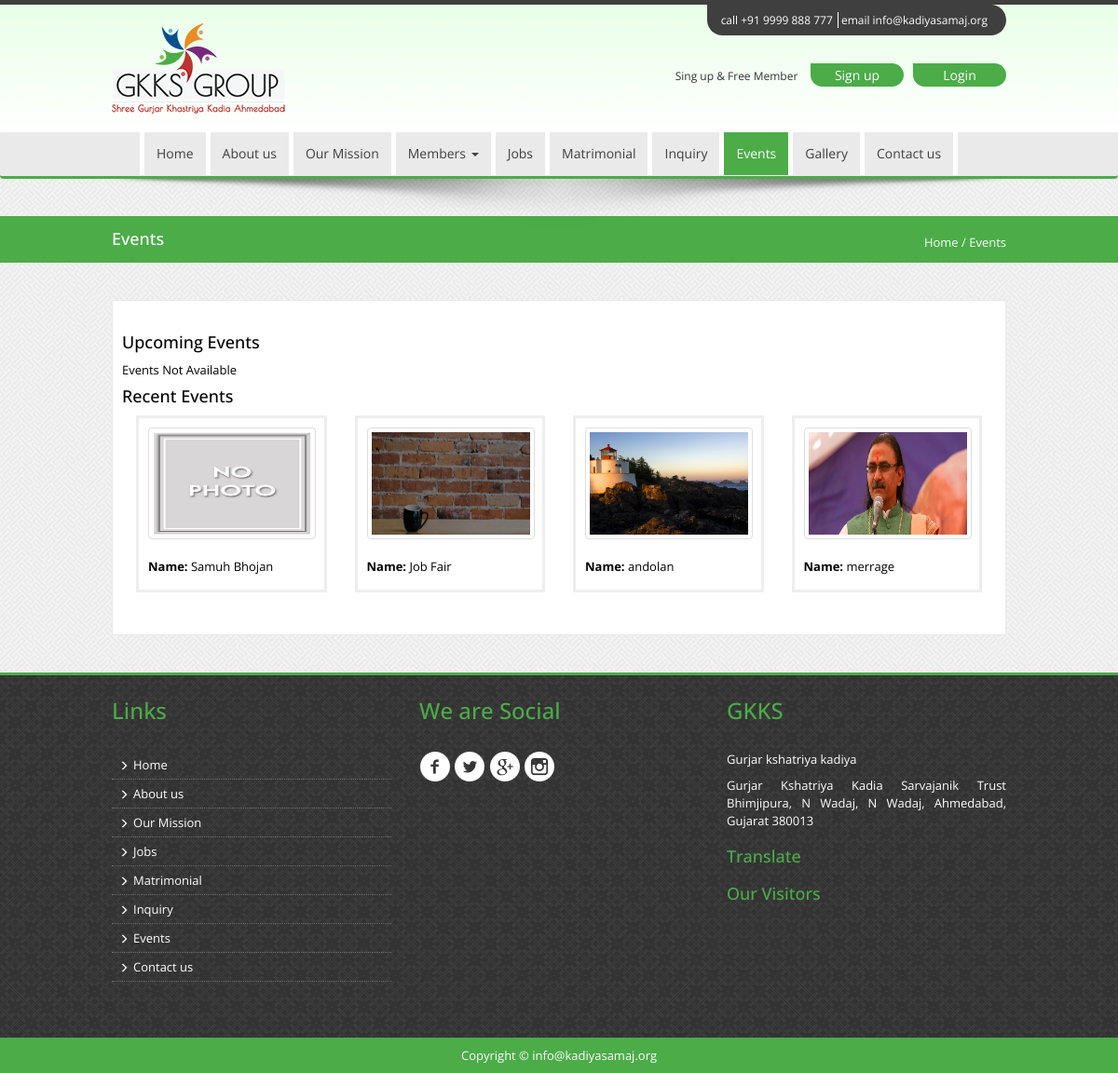
/event.php, run on the app's committed database.
### tables this page shows
CREATE TABLE IF NOT EXISTS `tbl_event` (
  `event_id` int(11) NOT NULL,
  `event_name` varchar(100) NOT NULL,
  `event_cat` int(11) NOT NULL,
  `event_detail` varchar(1000) NOT NULL,
  `start_date` date NOT NULL,
  `end_date` date NOT NULL,
  `event_photo` varchar(5000) NOT NULL,
  `event_status` varchar(2) NOT NULL
);

### event.php (the view, shortened to what this page needs)
<?php include('header.php');
?>
<nav class="navbar navbar-default">
  <div class="container">
    <div class="container-fluid">
      <div id="navbar" class="navbar-collapse collapse">
        <ul class="nav navbar-nav">
          <li><a href="index.php">Home</a></li>
          <li><a href="aboutus.php">About us</a></li>
          <li><a href="ourmission.php">Our Mission</a></li>
          <li class="dropdown"> <a href="#" class="dropdown-toggle" data-toggle="dropdown" role="button" aria-haspopup="true" aria-expanded="false" data-hover="dropdown">Members <span class="caret"></span></a>
          </li>
          <li><a href="jobs.php">Jobs</a></li>
          <li><a href="matrimonial.php">Matrimonial</a></li>
          <li><a href="inquiry.php">Inquiry</a></li>
          <li  class="active"><a href="event.php">Events</a></li>
           <li><a href="gallery.php">Gallery</a></li>
          <li><a href="contactus.php">Contact us</a></li>
        </ul>
      </div>
    </div>
  </div>
</nav>
<div class="shedow text-center"> <img src="img/shadow.png" alt=""/> </div>
<div class="maintitle">
  <div class="container">
    <div class="row">
      <div class="col-sm-12">
          <div class="aboutright pull-left">
            <h4>Events</h4>
          </div>
        <div class="aboutleft pull-right"> <span><a href="index.php">Home</a> / </span><span>Events</span> </div>
      </div>
    </div>
  </div>
</div>
<div class="event_content">
  <div class="container">
    <div class="content">
    <div class="row">
          	<h4>Upcoming Events</h4>
          <?php
		  $sql=mysql_query("select * from tbl_event where event_status='1' and start_date>now() order by start_date limit 2");
		  if(mysql_affected_rows())
		  {
			  while($row=mysql_fetch_array($sql))
			  {
			  ?>
			  	<div class="col-sm-12">
                <div class="post-row">
                <div class="profile_title">
				<?php
				$photo=explode(',',"$row[event_photo]");
				$a=$photo[0];
				?>
                <div class="col-sm-4 profile_image"><img src="image/event/<?php echo $a;?>" height="100%" width="100%" class="thumbnail" onError="this.src='image/NoImage.gif';"></div>
                <div class="col-sm-8">
				<div class="meber_profile"><label><strong>Name</strong></label><?php echo $row['event_name'];?></div>
				<div class="meber_profile"><label><strong>Start Date</strong></label><?php echo $row['start_date'];?></div>
				<div class="meber_profile"><label><strong>End Date</strong></label><?php echo $row['end_date'];?></div>
				<div class="meber_profile"><label><strong>Details</strong></label><?php echo $row['event_detail'];?></div>
                </div>
                </div>
                </div>
                </div>
				<?php
			  }
		  }
		  else
		  {
			  echo "Events Not Available";
		  }
		  ?>
        </div>
        <div class="row">
        <h4>Recent Events</h4>
          <?php
		  $sql_r=mysql_query("select * from tbl_event where event_status='1' and end_date<=now() and start_date<now() order by end_date desc limit 4");
		   while($row_r=mysql_fetch_array($sql_r))
		  {
		  ?>
          <div class="col-sm-3">
        	<div class="post-row">
            <div class="event_box">
            <?php
			$ph=explode(',',"$row_r[event_photo]");
			$aa=$ph[0];
			?>
            <a href="eventdetail.php?evtid=<?php echo $row_r['event_id'];?>"><img class="thumbnail" src="image/event/<?php echo $aa;?>" height="120" width="180" onError="this.src='image/NoImage.gif';"></a>
            <div><label>Name:</label> <?php echo $row_r['event_name'];?></div>
        	</div>
            </div>
            </div>
            <?php
		  }
		  ?>
        </div>
        </div>
    </div>
  </div>
<?php include('footer.php');
?>

### css/custom.css (style rules this page uses)
* { margin: 0; padding: 0; }
img { border: none; }
a { text-decoration:none; }
body { font-family: 'Open Sans', sans-serif; background:url(../img/pw_maze_white.png) repeat top center; }
.content { text-align:justify; font-size:13px; color:#000;background-color: #fff;padding:25px;border:1px solid #eaeaea;margin:20px 0px; }
.navbar { margin-bottom: 0px;height: auto; }
.navbar-default { background-color: #EAEAEA;border-color: transparent; }
.navbar-default .navbar-nav > li > a { color: #3e3f3e; }
.navbar-nav > li > a { padding:13px; }
.navbar-default .navbar-nav > .active > a, .navbar-default .navbar-nav > .active > a:hover, .navbar-default .navbar-nav > .active > a:focus { background-color: #4bac48;color: #fff; }
.navbar { border:none; }
.navbar-default { background-color: #EAEAEA;border-bottom: 3px solid #4bac48;width: 100%; }
.shedow { margin: 0 auto; position: relative; width: 960px; }
.shedow > img { left: 0; position: absolute; top: 0; max-width:100%; }
.maintitle { background-color:#4bac48; padding:5px;margin-top:40px; }
.aboutleft { margin-top:13px;color:#FFF; }
.aboutleft span { font-size:13px; }
.aboutleft a { text-decoration:none;color:#000;color:#FFF; }
.aboutright { color:#FFF; }
.event_content { margin-bottom:20px;margin-top:20px; }
a { cursor:pointer; }
.post-row { border: 3px solid #eee; border-radius: 0px; padding: 10px; margin-bottom: 20px; float:left; width:100%; }
.post-row .event_box > div { //margin: 10px 0; }
.post-row .event_box { //min-height: 400px; }
@media (min-width:1025px) { .navbar-default .navbar-nav > li { border-left: 5px solid #FFF; } }
@media (min-width:1025px) { .navbar-default .navbar-nav > li:last-child { border-right: 5px solid #FFF; } }

### data on the page
tbl_event: shows a picture, event_name "Samuh Bhojan"
tbl_event: shows a picture, event_name "Job Fair"
tbl_event: shows a picture, event_name "andolan"
tbl_event: shows a picture, event_name "merrage"
